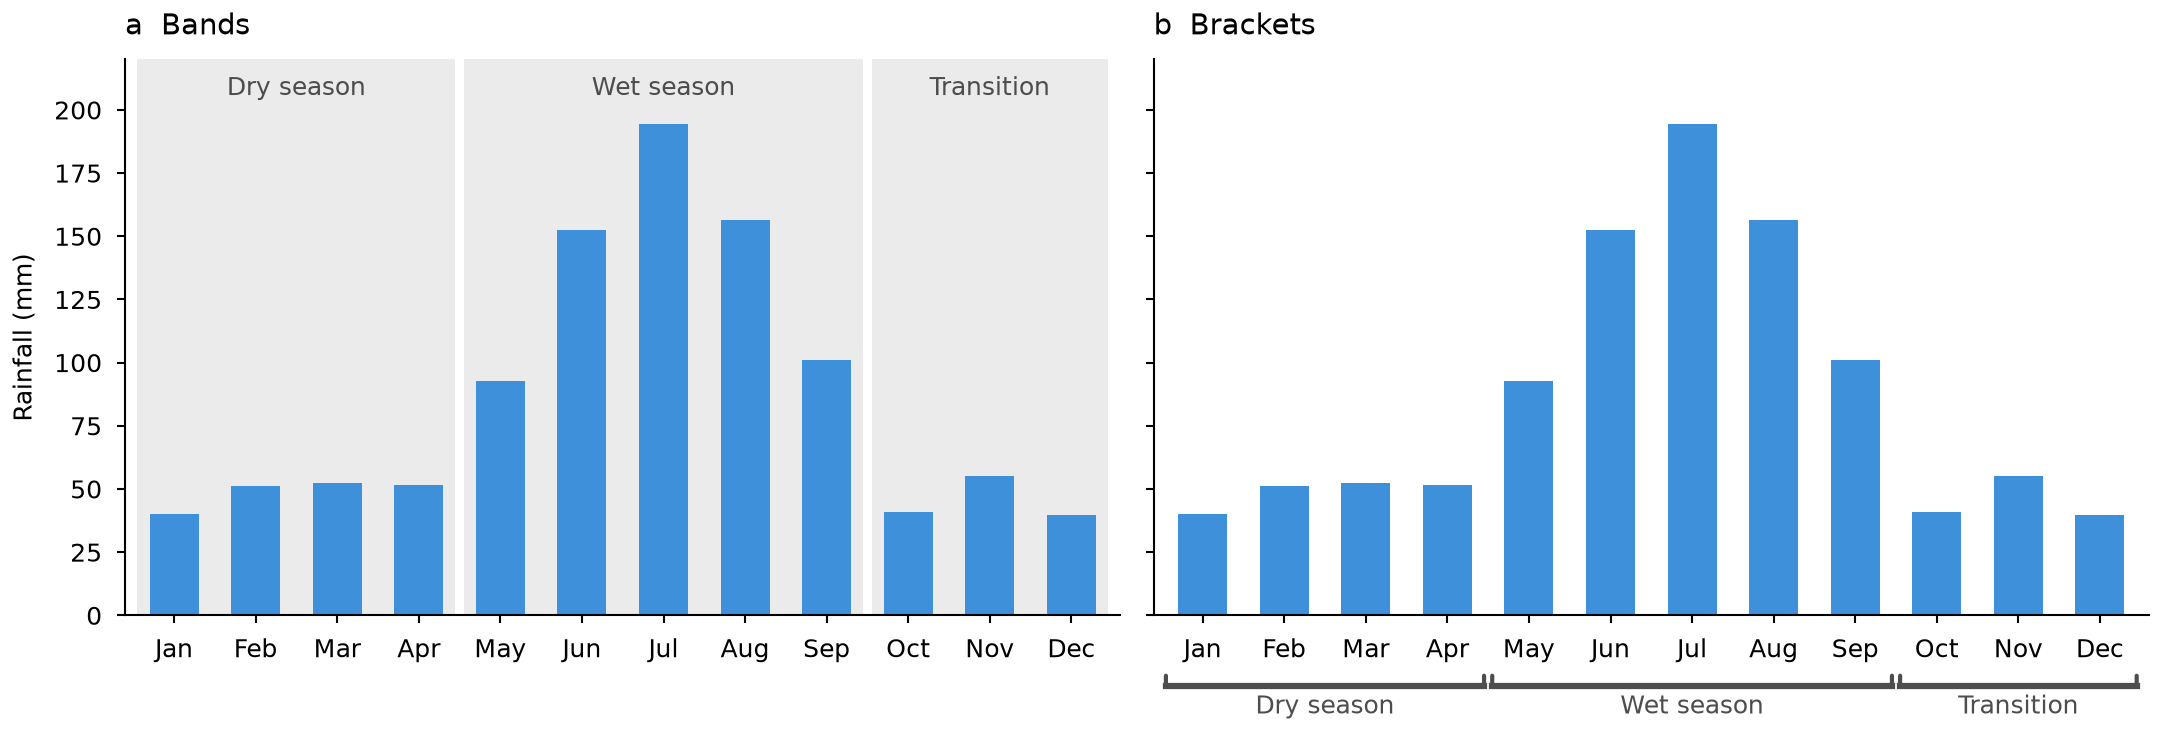

Python code for this plot:
"""Label runs of months as seasons, with shaded bands (a) or brackets below the axis (b).

Synthetic monthly rainfall; writes snippet.png next to this file.
"""

import os
from pathlib import Path

import matplotlib.pyplot as plt
import numpy as np
from matplotlib.transforms import offset_copy

MM = 1 / 25.4
STYLE_DIR = Path(__file__).resolve().parent / "../../../styles"
MONTHS = np.arange(1, 13)
MONTH_NAMES = ("Jan", "Feb", "Mar", "Apr", "May", "Jun",
               "Jul", "Aug", "Sep", "Oct", "Nov", "Dec")
# Group label, first month, last month.
GROUPS = [("Dry season", 1, 4), ("Wet season", 5, 9), ("Transition", 10, 12)]
HALF = 0.45  # months a group reaches past its first and last month
BAR_COLOR = "C0"


def rainfall(ax, values):
    ax.bar(MONTHS, values, width=0.6, color=BAR_COLOR, zorder=2)
    ax.set_xticks(MONTHS, labels=MONTH_NAMES)
    ax.set_xlim(0.4, 12.6)


def bands(ax):
    """Shade each group; x in months, y as a fraction of the axes height."""
    blend = ax.get_xaxis_transform()
    for label, first, last in GROUPS:
        ax.axvspan(first - HALF, last + HALF, color="0.92", lw=0, zorder=0)
        ax.text((first + last) / 2, 0.97, label, transform=blend,
                ha="center", va="top", color="0.3")


def brackets(ax, drop=17, tip=2.5):
    """Draw a bracket under each group, `drop` points below the x-axis."""
    below = offset_copy(ax.get_xaxis_transform(), fig=ax.figure,
                        y=-drop, units="points")
    line = {"color": "0.3"}
    for label, first, last in GROUPS:
        left, right = first - HALF, last + HALF
        ax.plot([left, right], [0, 0], transform=below, clip_on=False, **line)
        for end in (left, right):
            ax.annotate("", (end, 0), xycoords=below, xytext=(0, tip),
                        textcoords="offset points",
                        arrowprops={"arrowstyle": "-", "shrinkA": 0,
                                    "shrinkB": 0, **line})
        ax.annotate(label, ((left + right) / 2, 0), xycoords=below,
                    xytext=(0, -2), textcoords="offset points",
                    ha="center", va="top", color="0.3")


def main():
    rng = np.random.default_rng(11)
    values = 40 + 150 * np.exp(-((MONTHS - 7) / 2) ** 2) + rng.normal(0, 8, 12)
    default = STYLE_DIR / "default.mplstyle"
    sheets = [default] if default.is_file() else []
    if selected := os.environ.get("CEDALION_STYLE"):
        sheet = Path(selected).expanduser()
        sheets.append(sheet if sheet.is_file() else STYLE_DIR / (selected.removesuffix(".mplstyle") + ".mplstyle"))
    width_mm = float(os.environ.get("CEDALION_WIDTH_MM", 183))
    with plt.style.context(sheets):
        fig, axes = plt.subplots(1, 2, sharey=True, figsize=(width_mm * MM, 62 * MM),
                                 layout="constrained")
        for ax in axes:
            rainfall(ax, values)
        axes[0].set_ylabel("Rainfall (mm)")
        bands(axes[0])
        brackets(axes[1])
        axes[0].set_ylim(0, 220)
        for ax, title in zip(axes, ("a  Bands", "b  Brackets")):
            ax.set_title(title, loc="left")
        fig.savefig(os.environ.get("CEDALION_SNIPPET_PNG", Path(__file__).with_name("snippet.png")), dpi=300)
        plt.close(fig)


if __name__ == "__main__":
    main()
